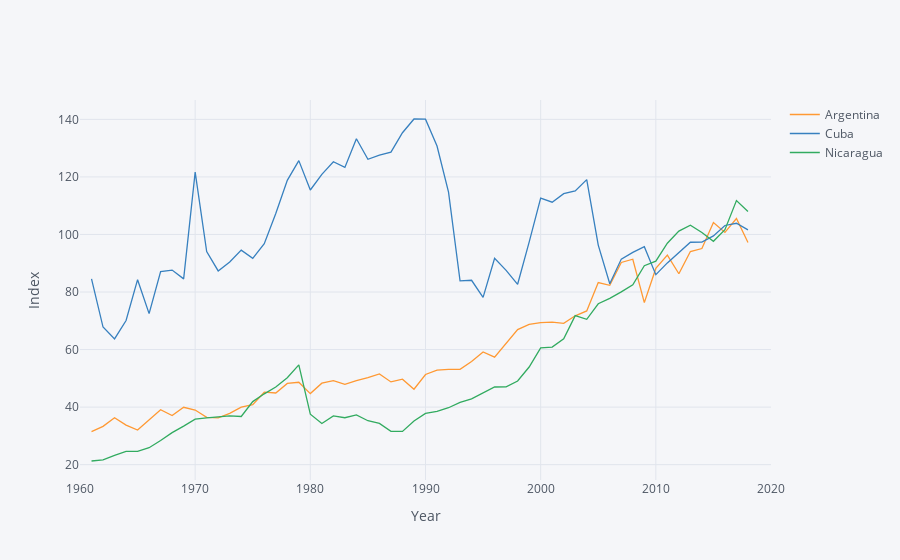

Notebook cell for this chart:
### Code cell
vars = {"AG.PRD.FOOD.XD":"Food index"}

food = fix_date_index(wbdata.get_dataframe(vars,country=use)).squeeze().unstack('country')

food.iplot(xTitle="Year",yTitle="Index")
